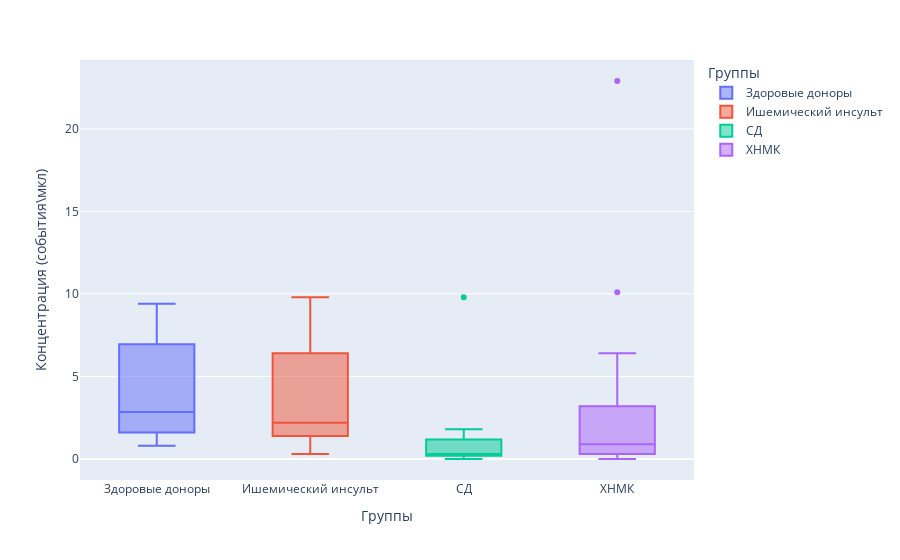

Source (notebook cell):
### Code cell
px.box(df, x=df[cols[0]], y=df[cols[8]], color=df[cols[0]], labels={'Groups': 'Группы', 'CD144+ Events/?L(V) w/ dilution': 'Концентрация (события\мкл)'})

### Figure 1 — Plotly figure (JSON) as saved in the notebook; plotly's stock layout.template omitted (floating-point values rounded to 4 significant figures)
{"data": [{"alignmentgroup": "True", "hovertemplate": "Группы=%{x}<br>Концентрация (события\\мкл)=%{y}<extra></extra>", "legendgroup": "Здоровые доноры", "marker": {"color": "#636efa"}, "name": "Здоровые доноры", "notched": false, "offsetgroup": "Здоровые доноры", "orientation": "v", "showlegend": true, "type": "box", "x": ["Здоровые доноры", "Здоровые доноры", "Здоровые доноры", "Здоровые доноры", "Здоровые доноры", "Здоровые доноры", "Здоровые доноры", "Здоровые доноры"], "x0": " ", "xaxis": "x", "y": [9.1, 2.8, 0.8, 1.1, 2.9, 9.4, 2.1, 4.8], "y0": " ", "yaxis": "y"}, {"alignmentgroup": "True", "hovertemplate": "Группы=%{x}<br>Концентрация (события\\мкл)=%{y}<extra></extra>", "legendgroup": "Ишемический инсульт", "marker": {"color": "#EF553B"}, "name": "Ишемический инсульт", "notched": false, "offsetgroup": "Ишемический инсульт", "orientation": "v", "showlegend": true, "type": "box", "x": ["Ишемический инсульт", "Ишемический инсульт", "Ишемический инсульт", "Ишемический инсульт", "Ишемический инсульт", "Ишемический инсульт"], "x0": " ", "xaxis": "x", "y": [1.4, 0.3, 9.8, 6.4, 2.3, 2.1], "y0": " ", "yaxis": "y"}, {"alignmentgroup": "True", "hovertemplate": "Группы=%{x}<br>Концентрация (события\\мкл)=%{y}<extra></extra>", "legendgroup": "СД", "marker": {"color": "#00cc96"}, "name": "СД", "notched": false, "offsetgroup": "СД", "orientation": "v", "showlegend": true, "type": "box", "x": ["СД", "СД", "СД", "СД", "СД", "СД", "СД", "СД", "СД", "СД", "СД"], "x0": " ", "xaxis": "x", "y": [0, 9.8, 0.1, 1.3, 0.2, 0.3, 0.3, 0.2, 0.8, 1.8, 0.2], "y0": " ", "yaxis": "y"}, {"alignmentgroup": "True", "hovertemplate": "Группы=%{x}<br>Концентрация (события\\мкл)=%{y}<extra></extra>", "legendgroup": "ХНМК", "marker": {"color": "#ab63fa"}, "name": "ХНМК", "notched": false, "offsetgroup": "ХНМК", "orientation": "v", "showlegend": true, "type": "box", "x": ["ХНМК", "ХНМК", "ХНМК", "ХНМК", "ХНМК", "ХНМК", "ХНМК", "ХНМК", "ХНМК", "ХНМК", "ХНМК", "ХНМК", "ХНМК", "ХНМК", "ХНМК", "ХНМК", "ХНМК", "ХНМК", "ХНМК", "ХНМК", "ХНМК", "ХНМК", "ХНМК", "ХНМК", "ХНМК", "ХНМК", "ХНМК", "ХНМК", "ХНМК", "ХНМК", "ХНМК", "ХНМК", "ХНМК"], "x0": " ", "xaxis": "x", "y": [3.9, 1.1, 0.9, 10.1, 1.5, 0.3, 0.4, 0.9, 0.2, 0.3, 0.3, 0, 0.8, 4.4, 3.2, 0.2, 0.6, 0.9, 2.4, 6.4, 0.4, 0.4, 0.2, 6.1, 0.3, 0.3, 3.1, 0.6, 1.4, 0.3, 3.2, 22.9, 4.4], "y0": " ", "yaxis": "y"}], "layout": {"boxmode": "overlay", "legend": {"title": {"text": "Группы"}, "tracegroupgap": 0}, "margin": {"t": 60}, "xaxis": {"anchor": "y", "categoryarray": ["Здоровые доноры", "Ишемический инсульт", "СД", "ХНМК"], "categoryorder": "array", "domain": [0, 1], "title": {"text": "Группы"}}, "yaxis": {"anchor": "x", "domain": [0, 1], "title": {"text": "Концентрация (события\\мкл)"}}}}
